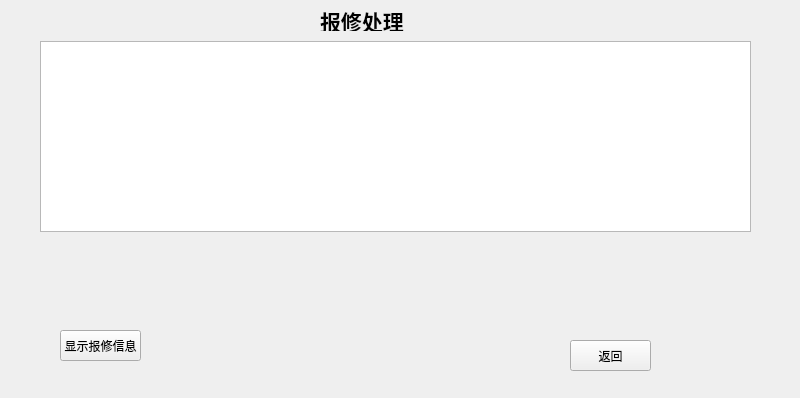
<?xml version="1.0" encoding="UTF-8"?>
<ui version="4.0">
 <class>Repair_Process_Admin</class>
 <widget class="QMainWindow" name="Repair_Process_Admin">
  <property name="geometry">
   <rect>
    <x>0</x>
    <y>0</y>
    <width>800</width>
    <height>398</height>
   </rect>
  </property>
  <property name="windowTitle">
   <string>MainWindow</string>
  </property>
  <widget class="QWidget" name="centralwidget">
   <widget class="QTableView" name="ShowRepairContent">
    <property name="geometry">
     <rect>
      <x>40</x>
      <y>41</y>
      <width>711</width>
      <height>191</height>
     </rect>
    </property>
   </widget>
   <widget class="QLabel" name="TitleLabel">
    <property name="geometry">
     <rect>
      <x>320</x>
      <y>10</y>
      <width>111</width>
      <height>21</height>
     </rect>
    </property>
    <property name="font">
     <font>
      <pointsize>16</pointsize>
      <bold>true</bold>
     </font>
    </property>
    <property name="text">
     <string>报修处理</string>
    </property>
   </widget>
   <widget class="QPushButton" name="ReturnBtn">
    <property name="geometry">
     <rect>
      <x>570</x>
      <y>340</y>
      <width>81</width>
      <height>31</height>
     </rect>
    </property>
    <property name="text">
     <string>返回</string>
    </property>
   </widget>
   <widget class="QPushButton" name="ShowRepairBtn">
    <property name="geometry">
     <rect>
      <x>60</x>
      <y>330</y>
      <width>81</width>
      <height>31</height>
     </rect>
    </property>
    <property name="text">
     <string>显示报修信息</string>
    </property>
   </widget>
  </widget>
 </widget>
 <resources/>
 <connections/>
</ui>
